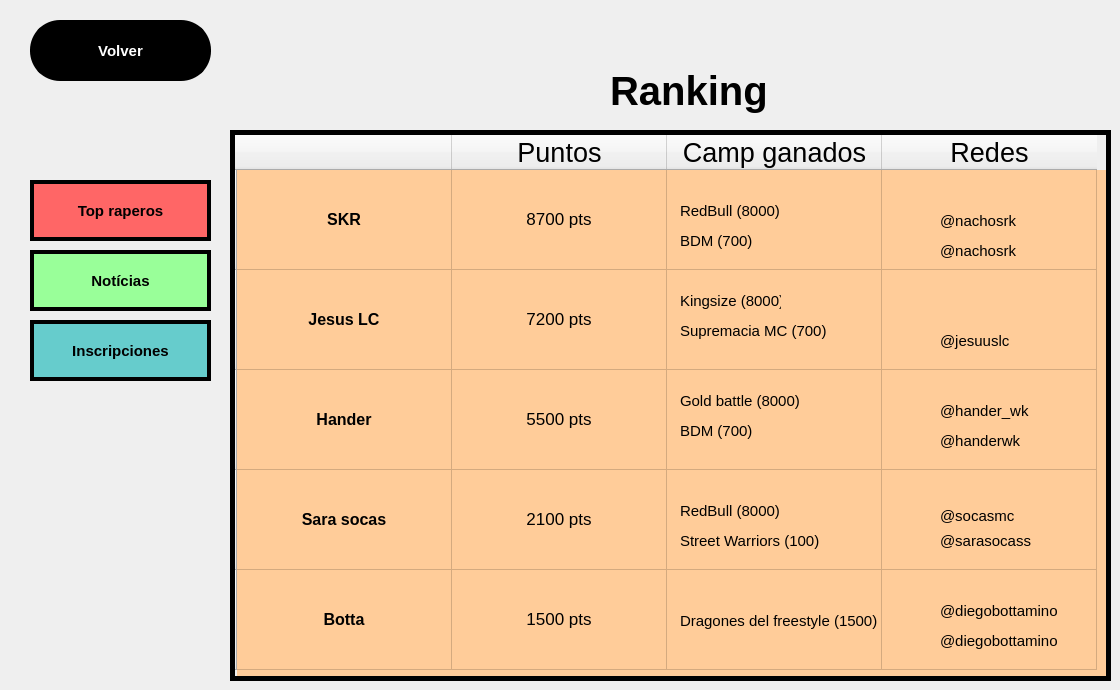
    <widget class="QWidget" name="page_5">
     <widget class="QLabel" name="label_28">
      <property name="geometry">
       <rect>
        <x>940</x>
        <y>530</y>
        <width>101</width>
        <height>21</height>
       </rect>
      </property>
      <property name="styleSheet">
       <string notr="true">font-size: 15px;
text-decoration: none;</string>
      </property>
      <property name="text">
       <string>@sarasocass</string>
      </property>
     </widget>
     <widget class="QLabel" name="label_23">
      <property name="geometry">
       <rect>
        <x>940</x>
        <y>300</y>
        <width>101</width>
        <height>21</height>
       </rect>
      </property>
      <property name="styleSheet">
       <string notr="true">font-size: 15px;</string>
      </property>
      <property name="text">
       <string/>
      </property>
     </widget>
     <widget class="QLabel" name="label_25">
      <property name="geometry">
       <rect>
        <x>940</x>
        <y>400</y>
        <width>101</width>
        <height>21</height>
       </rect>
      </property>
      <property name="styleSheet">
       <string notr="true">font-size: 15px;
text-decoration: none;</string>
      </property>
      <property name="text">
       <string>@hander_wk</string>
      </property>
     </widget>
     <widget class="QLabel" name="label_27">
      <property name="geometry">
       <rect>
        <x>940</x>
        <y>500</y>
        <width>101</width>
        <height>31</height>
       </rect>
      </property>
      <property name="styleSheet">
       <string notr="true">font-size: 15px;
text-decoration: none;

</string>
      </property>
      <property name="text">
       <string>@socasmc</string>
      </property>
      <property name="openExternalLinks">
       <bool>false</bool>
      </property>
     </widget>
     <widget class="QLabel" name="label_11">
      <property name="geometry">
       <rect>
        <x>900</x>
        <y>630</y>
        <width>31</width>
        <height>31</height>
       </rect>
      </property>
      <property name="text">
       <string/>
      </property>
      <property name="pixmap">
       <pixmap>../Fulls/fotos/logoTw.png</pixmap>
      </property>
      <property name="scaledContents">
       <bool>true</bool>
      </property>
     </widget>
     <widget class="QLabel" name="label_14">
      <property name="geometry">
       <rect>
        <x>680</x>
        <y>290</y>
        <width>101</width>
        <height>21</height>
       </rect>
      </property>
      <property name="styleSheet">
       <string notr="true">font-size: 15px;</string>
      </property>
      <property name="text">
       <string>Kingsize (8000)</string>
      </property>
     </widget>
     <widget class="QLabel" name="label_12">
      <property name="geometry">
       <rect>
        <x>680</x>
        <y>200</y>
        <width>101</width>
        <height>21</height>
       </rect>
      </property>
      <property name="styleSheet">
       <string notr="true">font-size: 15px;</string>
      </property>
      <property name="text">
       <string>RedBull (8000)</string>
      </property>
     </widget>
     <widget class="QLabel" name="label_18">
      <property name="geometry">
       <rect>
        <x>680</x>
        <y>500</y>
        <width>101</width>
        <height>21</height>
       </rect>
      </property>
      <property name="styleSheet">
       <string notr="true">font-size: 15px;</string>
      </property>
      <property name="text">
       <string>RedBull (8000)</string>
      </property>
     </widget>
     <widget class="QLabel" name="label_20">
      <property name="geometry">
       <rect>
        <x>680</x>
        <y>610</y>
        <width>201</width>
        <height>21</height>
       </rect>
      </property>
      <property name="styleSheet">
       <string notr="true">font-size: 15px;</string>
      </property>
      <property name="text">
       <string>Dragones del freestyle (1500)</string>
      </property>
     </widget>
     <widget class="QLabel" name="label_13">
      <property name="geometry">
       <rect>
        <x>680</x>
        <y>230</y>
        <width>101</width>
        <height>21</height>
       </rect>
      </property>
      <property name="styleSheet">
       <string notr="true">font-size: 15px;</string>
      </property>
      <property name="text">
       <string>BDM (700)</string>
      </property>
     </widget>
     <widget class="QLabel" name="label_7">
      <property name="geometry">
       <rect>
        <x>895</x>
        <y>210</y>
        <width>41</width>
        <height>21</height>
       </rect>
      </property>
      <property name="text">
       <string/>
      </property>
      <property name="pixmap">
       <pixmap>../Fulls/fotos/logoins.png</pixmap>
      </property>
      <property name="scaledContents">
       <bool>true</bool>
      </property>
     </widget>
     <widget class="QLabel" name="label_30">
      <property name="geometry">
       <rect>
        <x>940</x>
        <y>630</y>
        <width>121</width>
        <height>21</height>
       </rect>
      </property>
      <property name="styleSheet">
       <string notr="true">font-size: 15px;
text-decoration: none;</string>
      </property>
      <property name="text">
       <string>@diegobottamino</string>
      </property>
     </widget>
     <widget class="QLabel" name="label_8">
      <property name="geometry">
       <rect>
        <x>895</x>
        <y>500</y>
        <width>41</width>
        <height>21</height>
       </rect>
      </property>
      <property name="text">
       <string/>
      </property>
      <property name="pixmap">
       <pixmap>../Fulls/fotos/logoins.png</pixmap>
      </property>
      <property name="scaledContents">
       <bool>true</bool>
      </property>
     </widget>
     <widget class="QLabel" name="label_16">
      <property name="geometry">
       <rect>
        <x>680</x>
        <y>390</y>
        <width>121</width>
        <height>21</height>
       </rect>
      </property>
      <property name="styleSheet">
       <string notr="true">font-size: 15px;</string>
      </property>
      <property name="text">
       <string>Gold battle (8000)</string>
      </property>
     </widget>
     <widget class="QLabel" name="label_17">
      <property name="geometry">
       <rect>
        <x>680</x>
        <y>420</y>
        <width>101</width>
        <height>21</height>
       </rect>
      </property>
      <property name="styleSheet">
       <string notr="true">font-size: 15px;</string>
      </property>
      <property name="text">
       <string>BDM (700)</string>
      </property>
     </widget>
     <widget class="QLabel" name="label_21">
      <property name="geometry">
       <rect>
        <x>940</x>
        <y>210</y>
        <width>101</width>
        <height>21</height>
       </rect>
      </property>
      <property name="styleSheet">
       <string notr="true">font-size: 15px;
text-decoration: none;</string>
      </property>
      <property name="text">
       <string>@nachosrk</string>
      </property>
     </widget>
     <widget class="QPushButton" name="pushButton_5">
      <property name="geometry">
       <rect>
        <x>30</x>
        <y>180</y>
        <width>181</width>
        <height>61</height>
       </rect>
      </property>
      <property name="styleSheet">
       <string notr="true">#pushButton_5 {
border-color: black;
border-width: 4px;
background-color: #FF6666;
border-style: solid;
font-family: &quot;Comic Sans MS&quot;, cursive, sans-serif;
font-weight: 700;
font-size: 15px;
}</string>
      </property>
      <property name="text">
       <string>Top raperos</string>
      </property>
     </widget>
     <widget class="QLabel" name="label_9">
      <property name="geometry">
       <rect>
        <x>900</x>
        <y>330</y>
        <width>31</width>
        <height>31</height>
       </rect>
      </property>
      <property name="text">
       <string/>
      </property>
      <property name="pixmap">
       <pixmap>../Fulls/fotos/logoTw.png</pixmap>
      </property>
      <property name="scaledContents">
       <bool>true</bool>
      </property>
     </widget>
     <widget class="QLabel" name="label_10">
      <property name="geometry">
       <rect>
        <x>900</x>
        <y>240</y>
        <width>31</width>
        <height>31</height>
       </rect>
      </property>
      <property name="text">
       <string/>
      </property>
      <property name="pixmap">
       <pixmap>../Fulls/fotos/logoTw.png</pixmap>
      </property>
      <property name="scaledContents">
       <bool>true</bool>
      </property>
     </widget>
     <widget class="QLabel" name="label_15">
      <property name="geometry">
       <rect>
        <x>895</x>
        <y>400</y>
        <width>41</width>
        <height>21</height>
       </rect>
      </property>
      <property name="text">
       <string/>
      </property>
      <property name="pixmap">
       <pixmap>../Fulls/fotos/logoins.png</pixmap>
      </property>
      <property name="scaledContents">
       <bool>true</bool>
      </property>
     </widget>
     <widget class="QLabel" name="label_19">
      <property name="geometry">
       <rect>
        <x>900</x>
        <y>430</y>
        <width>31</width>
        <height>31</height>
       </rect>
      </property>
      <property name="text">
       <string/>
      </property>
      <property name="pixmap">
       <pixmap>../Fulls/fotos/logoTw.png</pixmap>
      </property>
      <property name="scaledContents">
       <bool>true</bool>
      </property>
     </widget>
     <widget class="QLabel" name="label_22">
      <property name="geometry">
       <rect>
        <x>940</x>
        <y>240</y>
        <width>101</width>
        <height>21</height>
       </rect>
      </property>
      <property name="styleSheet">
       <string notr="true">font-size: 15px;
text-decoration: none;</string>
      </property>
      <property name="text">
       <string>@nachosrk </string>
      </property>
     </widget>
     <widget class="QLabel" name="label_24">
      <property name="geometry">
       <rect>
        <x>680</x>
        <y>530</y>
        <width>151</width>
        <height>21</height>
       </rect>
      </property>
      <property name="styleSheet">
       <string notr="true">font-size: 15px;</string>
      </property>
      <property name="text">
       <string>Street Warriors (100)</string>
      </property>
     </widget>
     <widget class="QLabel" name="label_26">
      <property name="geometry">
       <rect>
        <x>610</x>
        <y>60</y>
        <width>211</width>
        <height>61</height>
       </rect>
      </property>
      <property name="styleSheet">
       <string notr="true">#label_26 {
font-size:40px;

font-family: &quot;Comic Sans MS&quot;, cursive, sans-serif;
font-weight: 700;

}</string>
      </property>
      <property name="text">
       <string>Ranking</string>
      </property>
     </widget>
     <widget class="QLabel" name="label_29">
      <property name="geometry">
       <rect>
        <x>895</x>
        <y>600</y>
        <width>41</width>
        <height>21</height>
       </rect>
      </property>
      <property name="text">
       <string/>
      </property>
      <property name="pixmap">
       <pixmap>../Fulls/fotos/logoins.png</pixmap>
      </property>
      <property name="scaledContents">
       <bool>true</bool>
      </property>
     </widget>
     <widget class="QPushButton" name="pushButton_6">
      <property name="geometry">
       <rect>
        <x>30</x>
        <y>20</y>
        <width>181</width>
        <height>61</height>
       </rect>
      </property>
      <property name="styleSheet">
       <string notr="true">#pushButton_6 {
border-color: black;
border-width: 4px;
background-color: black;
border-style: solid;
 color: white;
font-family: &quot;Comic Sans MS&quot;, cursive, sans-serif;
font-weight: 700;
font-size: 15px;
border-radius: 30px;
}


</string>
      </property>
      <property name="text">
       <string>Volver</string>
      </property>
     </widget>
     <widget class="QLabel" name="label_31">
      <property name="geometry">
       <rect>
        <x>895</x>
        <y>300</y>
        <width>41</width>
        <height>21</height>
       </rect>
      </property>
      <property name="text">
       <string/>
      </property>
      <property name="pixmap">
       <pixmap>../Fulls/fotos/logoins.png</pixmap>
      </property>
      <property name="scaledContents">
       <bool>true</bool>
      </property>
     </widget>
     <widget class="QTableWidget" name="tableWidget">
      <property name="geometry">
       <rect>
        <x>230</x>
        <y>130</y>
        <width>881</width>
        <height>551</height>
       </rect>
      </property>
      <property name="sizePolicy">
       <sizepolicy hsizetype="Expanding" vsizetype="Expanding">
        <horstretch>50</horstretch>
        <verstretch>100</verstretch>
       </sizepolicy>
      </property>
      <property name="maximumSize">
       <size>
        <width>16777215</width>
        <height>16777215</height>
       </size>
      </property>
      <property name="sizeIncrement">
       <size>
        <width>60</width>
        <height>0</height>
       </size>
      </property>
      <property name="baseSize">
       <size>
        <width>20</width>
        <height>30</height>
       </size>
      </property>
      <property name="styleSheet">
       <string notr="true">#tableWidget {
background-color: #FFCC99;
border: 5px solid black;
}</string>
      </property>
      <property name="autoScroll">
       <bool>true</bool>
      </property>
      <property name="autoScrollMargin">
       <number>16</number>
      </property>
      <attribute name="horizontalHeaderDefaultSectionSize">
       <number>215</number>
      </attribute>
      <attribute name="verticalHeaderMinimumSectionSize">
       <number>16</number>
      </attribute>
      <attribute name="verticalHeaderDefaultSectionSize">
       <number>100</number>
      </attribute>
      <row>
       <property name="text">
        <string/>
       </property>
      </row>
      <row>
       <property name="text">
        <string/>
       </property>
      </row>
      <row>
       <property name="text">
        <string/>
       </property>
      </row>
      <row>
       <property name="text">
        <string/>
       </property>
      </row>
      <row>
       <property name="text">
        <string/>
       </property>
      </row>
      <column>
       <property name="text">
        <string/>
       </property>
       <property name="font">
        <font>
         <pointsize>20</pointsize>
        </font>
       </property>
       <property name="background">
        <color>
         <red>255</red>
         <green>204</green>
         <blue>153</blue>
        </color>
       </property>
      </column>
      <column>
       <property name="text">
        <string>Puntos</string>
       </property>
       <property name="font">
        <font>
         <pointsize>20</pointsize>
        </font>
       </property>
      </column>
      <column>
       <property name="text">
        <string>Camp ganados</string>
       </property>
       <property name="font">
        <font>
         <pointsize>20</pointsize>
        </font>
       </property>
      </column>
      <column>
       <property name="text">
        <string>Redes</string>
       </property>
       <property name="font">
        <font>
         <pointsize>20</pointsize>
        </font>
       </property>
      </column>
      <item row="0" column="0">
       <property name="text">
        <string>SKR</string>
       </property>
       <property name="font">
        <font>
         <pointsize>12</pointsize>
         <weight>75</weight>
         <bold>true</bold>
        </font>
       </property>
       <property name="textAlignment">
        <set>AlignCenter</set>
       </property>
       <property name="background">
        <brush brushstyle="NoBrush">
         <color alpha="255">
          <red>255</red>
          <green>204</green>
          <blue>153</blue>
         </color>
        </brush>
       </property>
      </item>
      <item row="0" column="1">
       <property name="text">
        <string>8700 pts</string>
       </property>
       <property name="font">
        <font>
         <pointsize>13</pointsize>
        </font>
       </property>
       <property name="textAlignment">
        <set>AlignCenter</set>
       </property>
       <property name="background">
        <brush brushstyle="SolidPattern">
         <color alpha="255">
          <red>255</red>
          <green>204</green>
          <blue>153</blue>
         </color>
        </brush>
       </property>
      </item>
      <item row="0" column="2">
       <property name="text">
        <string/>
       </property>
      </item>
      <item row="0" column="3">
       <property name="text">
        <string/>
       </property>
       <property name="font">
        <font>
         <pointsize>12</pointsize>
         <weight>75</weight>
         <bold>true</bold>
        </font>
       </property>
       <property name="textAlignment">
        <set>AlignCenter</set>
       </property>
      </item>
      <item row="1" column="0">
       <property name="text">
        <string>Jesus LC</string>
       </property>
       <property name="font">
        <font>
         <pointsize>12</pointsize>
         <weight>75</weight>
         <bold>true</bold>
        </font>
       </property>
       <property name="textAlignment">
        <set>AlignCenter</set>
       </property>
       <property name="background">
        <brush brushstyle="NoBrush">
         <color alpha="255">
          <red>255</red>
          <green>204</green>
          <blue>153</blue>
         </color>
        </brush>
       </property>
      </item>
      <item row="1" column="1">
       <property name="text">
        <string>7200 pts</string>
       </property>
       <property name="font">
        <font>
         <pointsize>13</pointsize>
        </font>
       </property>
       <property name="textAlignment">
        <set>AlignCenter</set>
       </property>
      </item>
      <item row="1" column="2">
       <property name="text">
        <string/>
       </property>
      </item>
      <item row="2" column="0">
       <property name="text">
        <string>Hander</string>
       </property>
       <property name="font">
        <font>
         <pointsize>12</pointsize>
         <weight>75</weight>
         <bold>true</bold>
        </font>
       </property>
       <property name="textAlignment">
        <set>AlignCenter</set>
       </property>
      </item>
      <item row="2" column="1">
       <property name="text">
        <string>5500 pts</string>
       </property>
       <property name="font">
        <font>
         <pointsize>13</pointsize>
        </font>
       </property>
       <property name="textAlignment">
        <set>AlignCenter</set>
       </property>
      </item>
      <item row="2" column="2">
       <property name="text">
        <string/>
       </property>
      </item>
      <item row="3" column="0">
       <property name="text">
        <string>Sara socas</string>
       </property>
       <property name="font">
        <font>
         <pointsize>12</pointsize>
         <weight>75</weight>
         <bold>true</bold>
        </font>
       </property>
       <property name="textAlignment">
        <set>AlignCenter</set>
       </property>
      </item>
      <item row="3" column="1">
       <property name="text">
        <string>2100 pts</string>
       </property>
       <property name="font">
        <font>
         <pointsize>13</pointsize>
        </font>
       </property>
       <property name="textAlignment">
        <set>AlignCenter</set>
       </property>
      </item>
      <item row="3" column="2">
       <property name="text">
        <string/>
       </property>
      </item>
      <item row="4" column="0">
       <property name="text">
        <string>Botta</string>
       </property>
       <property name="font">
        <font>
         <pointsize>12</pointsize>
         <weight>75</weight>
         <bold>true</bold>
        </font>
       </property>
       <property name="textAlignment">
        <set>AlignCenter</set>
       </property>
      </item>
      <item row="4" column="1">
       <property name="text">
        <string>1500 pts</string>
       </property>
       <property name="font">
        <font>
         <pointsize>13</pointsize>
        </font>
       </property>
       <property name="textAlignment">
        <set>AlignCenter</set>
       </property>
      </item>
      <item row="4" column="2">
       <property name="text">
        <string/>
       </property>
      </item>
     </widget>
     <widget class="QLabel" name="label_32">
      <property name="geometry">
       <rect>
        <x>940</x>
        <y>600</y>
        <width>121</width>
        <height>21</height>
       </rect>
      </property>
      <property name="styleSheet">
       <string notr="true">font-size: 15px;
text-decoration: none;</string>
      </property>
      <property name="text">
       <string>@diegobottamino</string>
      </property>
     </widget>
     <widget class="QLabel" name="label_33">
      <property name="geometry">
       <rect>
        <x>900</x>
        <y>530</y>
        <width>31</width>
        <height>31</height>
       </rect>
      </property>
      <property name="text">
       <string/>
      </property>
      <property name="pixmap">
       <pixmap>../Fulls/fotos/logoTw.png</pixmap>
      </property>
      <property name="scaledContents">
       <bool>true</bool>
      </property>
     </widget>
     <widget class="QPushButton" name="pushButton_7">
      <property name="geometry">
       <rect>
        <x>30</x>
        <y>250</y>
        <width>181</width>
        <height>61</height>
       </rect>
      </property>
      <property name="styleSheet">
       <string notr="true">#pushButton_7 {
border-color: black;
border-width: 4px;
background-color: #99FF99;
border-style: solid;
font-family: &quot;Comic Sans MS&quot;, cursive, sans-serif;
font-weight: 700;
font-size: 15px;
}</string>
      </property>
      <property name="text">
       <string>Notícias</string>
      </property>
     </widget>
     <widget class="QLabel" name="label_34">
      <property name="geometry">
       <rect>
        <x>940</x>
        <y>330</y>
        <width>101</width>
        <height>21</height>
       </rect>
      </property>
      <property name="styleSheet">
       <string notr="true">font-size: 15px;
text-decoration: none;</string>
      </property>
      <property name="text">
       <string>@jesuuslc</string>
      </property>
     </widget>
     <widget class="QPushButton" name="pushButton_8">
      <property name="geometry">
       <rect>
        <x>30</x>
        <y>320</y>
        <width>181</width>
        <height>61</height>
       </rect>
      </property>
      <property name="styleSheet">
       <string notr="true">#pushButton_8 {
border-color: black;
border-width: 4px;
background-color: #66CCCC;
border-style: solid;
font-family: &quot;Comic Sans MS&quot;, cursive, sans-serif;
font-weight: 700;
font-size: 15px;
}
</string>
      </property>
      <property name="text">
       <string>Inscripciones</string>
      </property>
     </widget>
     <widget class="QLabel" name="label_35">
      <property name="geometry">
       <rect>
        <x>940</x>
        <y>430</y>
        <width>101</width>
        <height>21</height>
       </rect>
      </property>
      <property name="styleSheet">
       <string notr="true">font-size: 15px;
text-decoration: none;</string>
      </property>
      <property name="text">
       <string>@handerwk </string>
      </property>
     </widget>
     <widget class="QLabel" name="label_36">
      <property name="geometry">
       <rect>
        <x>680</x>
        <y>320</y>
        <width>151</width>
        <height>21</height>
       </rect>
      </property>
      <property name="styleSheet">
       <string notr="true">font-size: 15px;</string>
      </property>
      <property name="text">
       <string>Supremacia MC (700)</string>
      </property>
     </widget>
     <zorder>pushButton_5</zorder>
     <zorder>pushButton_6</zorder>
     <zorder>tableWidget</zorder>
     <zorder>label_33</zorder>
     <zorder>pushButton_7</zorder>
     <zorder>pushButton_8</zorder>
     <zorder>label_35</zorder>
     <zorder>label_36</zorder>
     <zorder>label_12</zorder>
     <zorder>label_13</zorder>
     <zorder>label_14</zorder>
     <zorder>label_15</zorder>
     <zorder>label_16</zorder>
     <zorder>label_17</zorder>
     <zorder>label_18</zorder>
     <zorder>label_19</zorder>
     <zorder>label_20</zorder>
     <zorder>label_21</zorder>
     <zorder>label_22</zorder>
     <zorder>label_24</zorder>
     <zorder>label_26</zorder>
     <zorder>label_25</zorder>
     <zorder>label_27</zorder>
     <zorder>label_28</zorder>
     <zorder>label_29</zorder>
     <zorder>label_30</zorder>
     <zorder>label_31</zorder>
     <zorder>label_32</zorder>
     <zorder>label_34</zorder>
     <zorder>label_7</zorder>
     <zorder>label_8</zorder>
     <zorder>label_9</zorder>
     <zorder>label_10</zorder>
     <zorder>label_11</zorder>
     <zorder>label_23</zorder>
    </widget>
